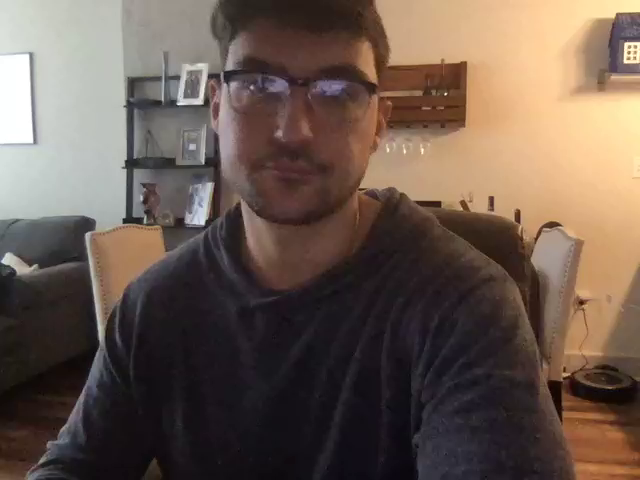
#> input picture frame 0 of output.webm, 640 x 480 px
$ python video_2_images.py
#> lines starting #> are read from the running program, lines starting #| are printed output that depends on the picture
import cv2


cap = cv2.VideoCapture('output.webm')
frame_num = 0

while (cap.isOpened()):

    ret, frame = cap.read()
#> frame is the input picture: shape (480, 640, 3); mean B, G, R 79.5, 89.9, 106.7
    if ret:
        gray = cv2.cvtColor(frame, cv2.COLOR_BGR2GRAY)
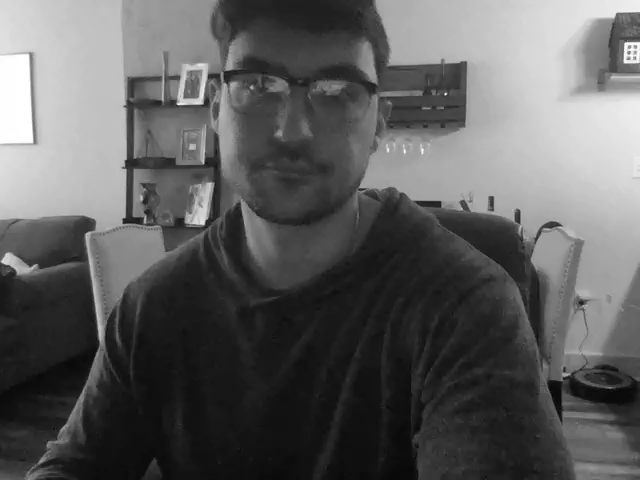
#> gray: shape (480, 640); min 2, max 255, mean 93.7
        if frame_num % 5 == 0:
            cv2.imwrite('test/' + str(frame_num) + '.png', gray)
    else:
        break
    frame_num +=1

cap.release()
